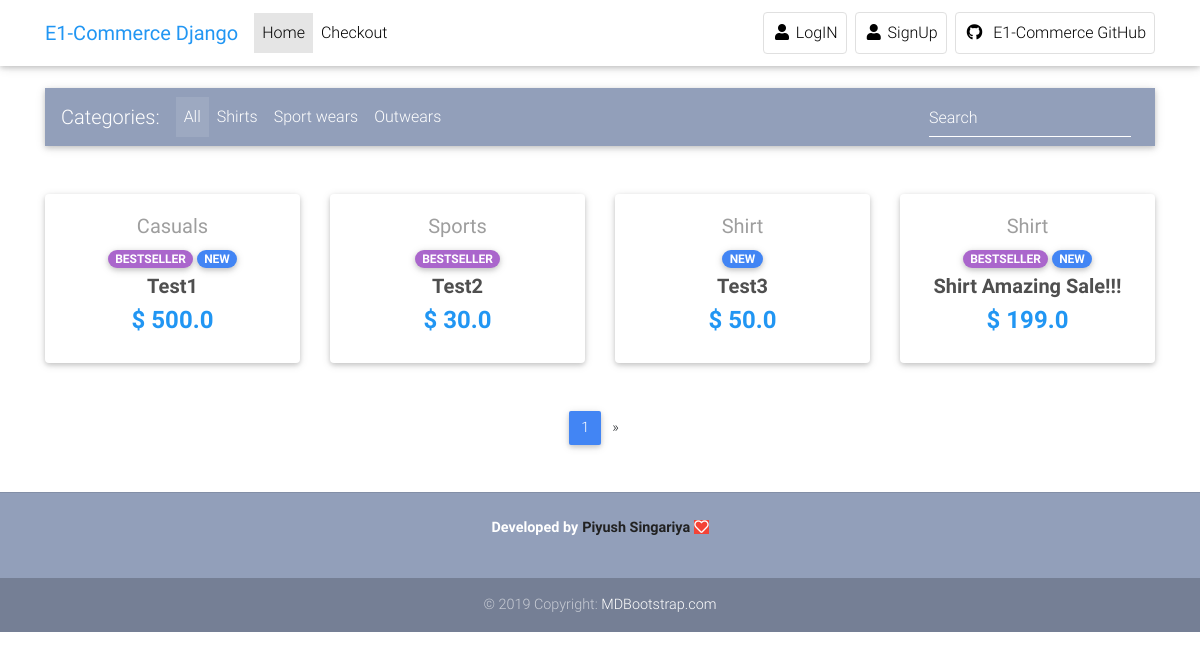
The page / on the database its author committed.
### core/models.py (models this page shows, shortened)
class Item(models.Model):
    title = models.CharField(max_length=300)
    image = models.ImageField(default="default.jpg")
    price = models.FloatField()
    discount_price = models.FloatField(blank=True, null=True)
    category = models.CharField(choices=CATEGORY_CHOICE, max_length=2)
    label = models.CharField(choices=Label_CHOICES, max_length=1)
    slug = models.SlugField()
    description = models.TextField(default="This is a Fake Description")
    bestseller = models.BooleanField(default=False)
    isNewItem = models.BooleanField(default=True)
    def get_absolute_url(self):
        return reverse("core:product", kwargs={
            'slug': self.slug
        })

### core/views.py (the view)
# urls.py: path('', IndexView.as_view(), name="index"),
class IndexView(ListView):
    model = Item
    paginate_by = 4
    template_name = "index.html"

### templates/index.html (shortened to what this page needs)
{% extends 'base.html' %}
{% load static %}
{% block content %}
    <main>
        <div class="container">
            <nav class="navbar navbar-expand-lg navbar-dark mdb-color lighten-3 mt-3 mb-5">
                <span class="navbar-brand">Categories:</span>
                <div class="collapse navbar-collapse" id="basicExampleNav">
                    <ul class="navbar-nav mr-auto">
                        <li class="nav-item active">
                            <a class="nav-link" href="/">All
                            </a>
                        </li>
                        <li class="nav-item">
                            <a class="nav-link" href="#">Shirts</a>
                        </li>
                        <li class="nav-item">
                            <a class="nav-link" href="#">Sport wears</a>
                        </li>
                        <li class="nav-item">
                            <a class="nav-link" href="#">Outwears</a>
                        </li>
                    </ul>
                    <form class="form-inline">
                        <div class="md-form my-0">
                            <input class="form-control mr-sm-2" type="text" placeholder="Search" aria-label="Search">
                        </div>
                    </form>
                </div>
            </nav>
            <section class="text-center mb-4">
                <div class="row wow fadeIn">
                    {% for item in object_list %}
                        <div class="col-lg-3 col-md-6 mb-4">
                            <div class="card">
                                <div class="card-body text-center">
                                    <a href="{{ item.get_absolute_url }}" class="grey-text">
                                        <h5>{{ item.get_category_display }}</h5></a>
                                <div class="m-md-1">{% if item.bestseller %}
                                            <span class="badge badge-pill secondary-color">
                                            BESTSELLER
                                            </span>
                                        {% endif %}
                                        {% if item.isNewItem %}
                                            <span class="badge badge-pill primary-color">
                                            NEW
                                            </span>
                                        {% endif %}</div>
                                    <h5><strong><a href="{{ item.get_absolute_url }}"
                                                   class="dark-grey-text">{{ item.title }}
                                        </a>
                                    </strong></h5>
                                    <h4 class="font-weight-bold blue-text"><strong>$
                                        {% if item.discount_price %}
                                            {{ item.discount_price }}
                                        {% else %}
                                            {{ item.price }}
                                        {% endif %}
                                    </strong></h4>
                                </div>
                            </div>
                        </div>
                    {% endfor %}
                </div>
            </section>
            {% if is_paginated %}
                <nav class="d-flex justify-content-center wow fadeIn">
                    <ul class="pagination pg-blue">
                        <li class="page-item active">
                            <a class="page-link" href="">{{ page_obj.number }}
                            </a>
                        </li>
                        {% if page_obj.has_next %}
                            <li class="page-item">
                                <a class="page-link" href="?page={{ page_obj.next_page_number }}" aria-label="Next">
                                    <span aria-hidden="true">&raquo;</span>
                                </a>
                            </li>
                        {% endif %}
                    </ul>
                </nav>
            {% endif %}
        </div>
    </main>
{% endblock content %}

### templates/head.html (style rules this page uses)
html, body, header, .carousel { height: 60vh; }

### rows shown on the page
Item: category "Casuals", bestseller "BESTSELLER", isNewItem "NEW", title "Test1", discount_price "500.0"
Item: category "Sports", bestseller "BESTSELLER", title "Test2", price "30.0"
Item: category "Shirt", isNewItem "NEW", title "Test3", price "50.0"
Item: category "Shirt", bestseller "BESTSELLER", isNewItem "NEW", title "Shirt Amazing Sale!!!", discount_price "199.0"

### other values the page prints
{{ page_obj.number }} "1"
